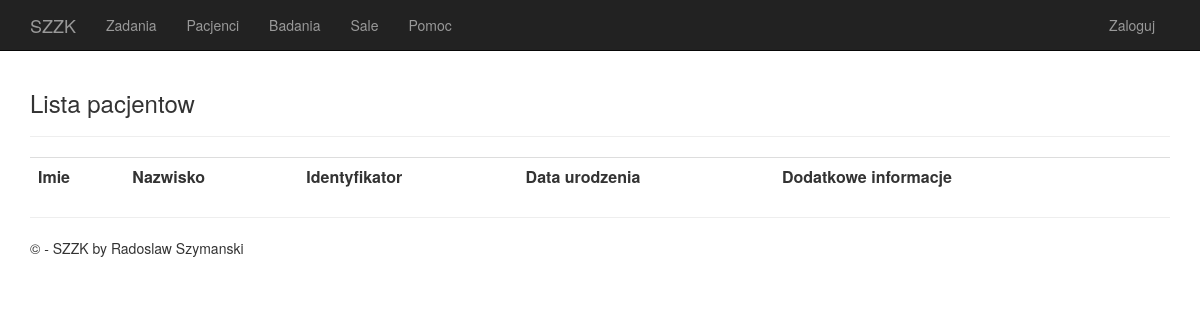
Before: /patients with the older database file.
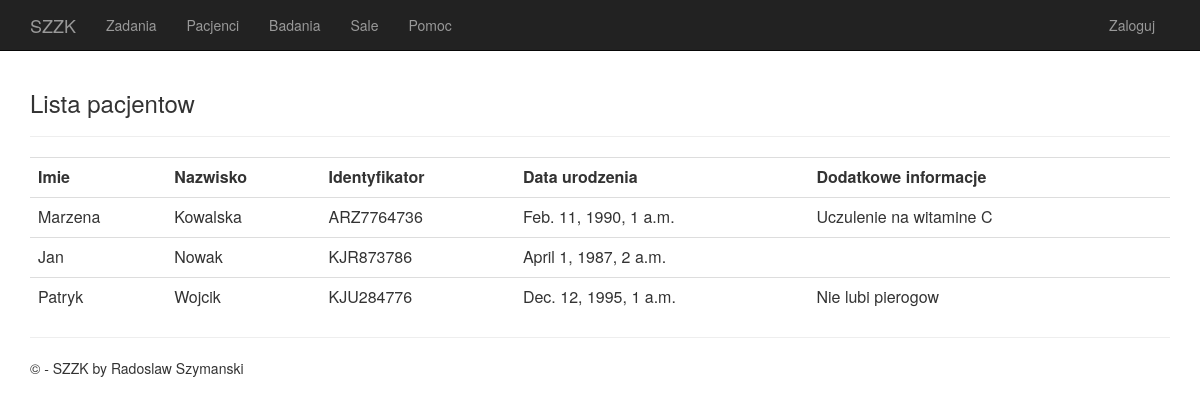
After: the same page with the newer database file.
### app/models.py (models this page shows)
class Patient(models.Model):
    name = models.CharField(max_length=30)
    surname = models.CharField(max_length=30)
    personal_id = models.CharField(max_length=20)
    birth_date = models.DateTimeField()
    additional_info = models.TextField()
    class Meta:
        app_label = 'app'

### app/views.py (the view)
# urls.py: url(r'^patients', app.views.patients, name='patients'),
def patients(request):
    patientsList = Patient.objects.all()
    assert isinstance(request, HttpRequest)
    return render(
        request,
        'app/patientsList.html',
        {
            'title':'Lista pacjentow',
            'patientsList': patientsList
        }
    )

### app/templates/app/patientsList.html
﻿{% extends "app/layout.html" %}
{% block content %}
<h3>{{title}}</h3>
<hr />
<table class="table">
    <tr>
        <th>
            Imie
        </th>
        <th>
            Nazwisko
        </th>
        <th>
            Identyfikator
        </th>
        <th>
           Data urodzenia
        </th>
        <th>
           Dodatkowe informacje
        </th>
        <th></th>
    </tr>
{% for patient in patientsList%}
    <tr>
        <td>
           {{patient.name}}
        </td>
        <td>
            {{patient.surname}}
        </td>
        <td>
            {{patient.personal_id}}
        </td>
        <td>
            {{patient.birth_date}}
        </td>
        <td>
            {{patient.additional_info}}
        </td>
        <td>
        </td>
    </tr>
{%endfor%}
</table>
{% endblock %}

### app/templates/app/layout.html (shortened to what this page needs)
﻿<!DOCTYPE html>
<html>
<head>
    {% load staticfiles %}
    <link rel="stylesheet" type="text/css" href="{% static 'app/content/bootstrap.min.css' %}" />
    <link rel="stylesheet" type="text/css" href="{% static 'app/content/site.css' %}" />
    <link rel="stylesheet" type="text/css" href="{% static 'app/content/CustomStyleSheet.css' %}" />
</head>
<body>
    <div class="navbar navbar-inverse navbar-fixed-top">
        <div class="container">
            <div class="navbar-header">
                <a href="/" class="navbar-brand">SZZK</a>
            </div>
            <div class="navbar-collapse collapse">
                <ul class="nav navbar-nav">
                    <li><a href="{% url 'tasks' %}">Zadania</a></li>
                    <li><a href="{% url 'patients' %}">Pacjenci</a></li>
                    <li><a href="{% url 'medicalExaminations' %}">Badania</a></li>
                    <li><a href="{% url 'rooms' %}">Sale</a></li>
                    <li><a href="{% url 'help' %}">Pomoc</a></li>
                </ul>
                {% include 'app/loginpartial.html' %}
            </div>
        </div>
    </div>
    <div class="container body-content">
{% block content %}{% endblock %}
        <hr/>
        <footer>
            <p>&copy; {{ year }} - SZZK by Radoslaw Szymanski</p>
        </footer>
    </div>
</body>
</html>

### app/templates/app/loginpartial.html
{% if user.is_authenticated %}
<form id="logoutForm" action="/logout" method="post" class="navbar-right">
    {% csrf_token %}
    <ul class="nav navbar-nav navbar-right">
        <li><span class="navbar-brand">Witaj {{ user.username }}!</span></li>
        <li><a href="javascript:document.getElementById('logoutForm').submit()">Wyloguj</a></li>
    </ul>
</form>
{% else %}
<ul class="nav navbar-nav navbar-right">
    <li><a href="{% url 'login' %}">Zaloguj</a></li>
</ul>
{% endif %}

### app/static/app/content/site.css (style rules this page uses)
body { padding-top: 50px; padding-bottom: 20px; }
.body-content { padding-left: 15px; padding-right: 15px; }

Changed rows visible on the page:
added Patient: name "Marzena", surname "Kowalska", personal_id "ARZ7764736", birth_date "Feb. 11, 1990, 1 a.m.", additional_info "Uczulenie na witamine C"
added Patient: name "Jan", surname "Nowak", personal_id "KJR873786", birth_date "April 1, 1987, 2 a.m."
added Patient: name "Patryk", surname "Wojcik", personal_id "KJU284776", birth_date "Dec. 12, 1995, 1 a.m.", additional_info "Nie lubi pierogow"
